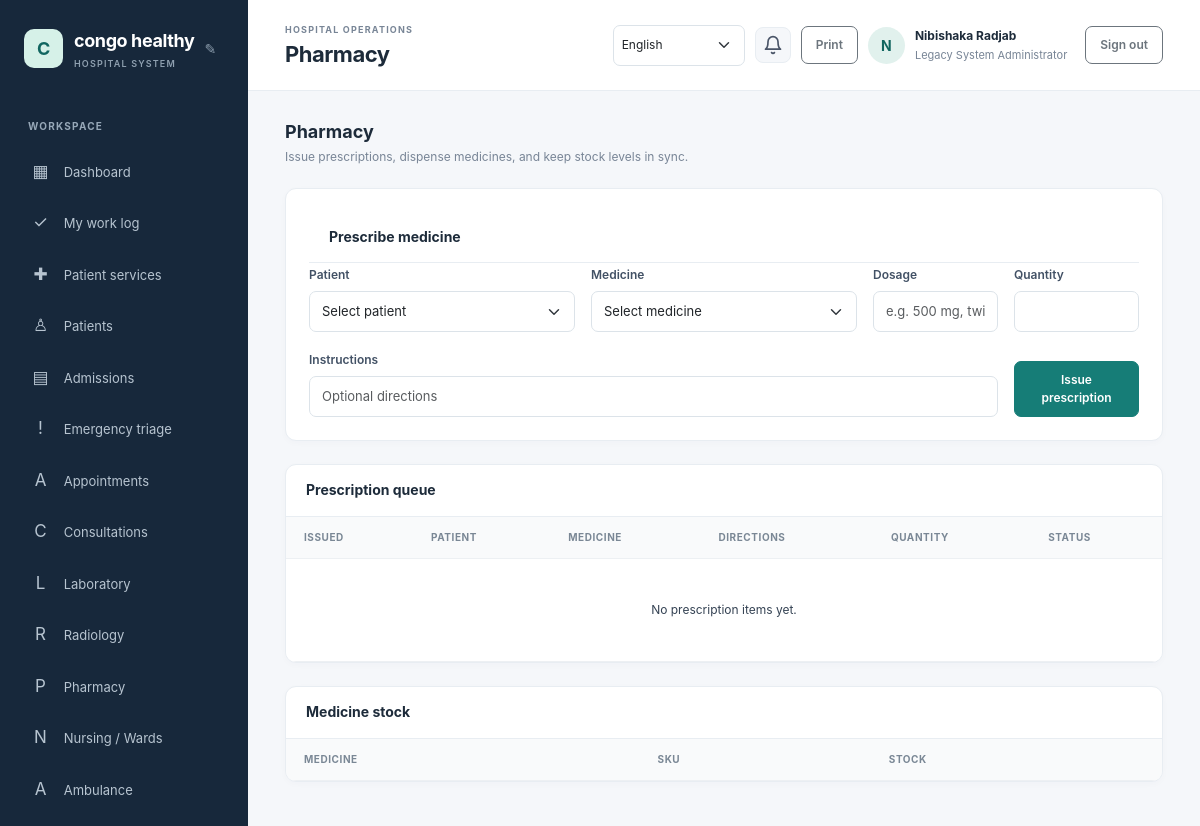
Page /pharmacy/index.php (signed in) on the committed database.
### tables this page shows
CREATE TABLE `hospital_settings` (
  `setting_key` varchar(80) NOT NULL,
  `setting_value` text NOT NULL,
  `updated_at` timestamp NOT NULL DEFAULT current_timestamp() ON UPDATE current_timestamp()
);

CREATE TABLE `users` (
  `id` bigint(20) UNSIGNED NOT NULL,
  `role_id` tinyint(3) UNSIGNED NOT NULL,
  `full_name` varchar(160) NOT NULL,
  `email` varchar(190) NOT NULL,
  `password_hash` varchar(255) NOT NULL,
  `is_active` tinyint(1) NOT NULL DEFAULT 1,
  `payment_method` enum('bank_transfer','mobile_money','paypal','other') DEFAULT NULL,
  `payment_details` varchar(255) DEFAULT NULL,
  `last_login_at` datetime DEFAULT NULL,
  `created_at` timestamp NOT NULL DEFAULT current_timestamp()
);

CREATE TABLE `roles` (
  `id` tinyint(3) UNSIGNED NOT NULL,
  `role_key` varchar(40) NOT NULL,
  `name` varchar(80) NOT NULL
);

### config/database.php (called while the page is built, shortened)
<?php
$host = getenv('DB_HOST') ?: '127.0.0.1';
$port = getenv('DB_PORT') ?: '3306';
$name = getenv('DB_NAME') ?: 'hospital_management';
$user = getenv('DB_USER') ?: 'root';
$password = getenv('DB_PASSWORD') ?: '';
try {
    $pdo = new PDO(
        "mysql:host={$host};port={$port};dbname={$name};charset=utf8mb4",
        $user,
        $password,
        [
            PDO::ATTR_ERRMODE => PDO::ERRMODE_EXCEPTION,
            PDO::ATTR_DEFAULT_FETCH_MODE => PDO::FETCH_ASSOC,
            PDO::ATTR_EMULATE_PREPARES => false,
        ]
    );
} catch (PDOException $exception) {
    error_log('Database connection failed: ' . $exception->getMessage());
    http_response_code(500);
    exit('Database connection failed. Check the database settings and import database/schema.sql.');
}
return $pdo;

### includes/functions.php (called while the page is built, shortened)
<?php
function e(?string $value): string
{
    return htmlspecialchars($value ?? '', ENT_QUOTES | ENT_SUBSTITUTE, 'UTF-8');
}
function get_hospital_name(): string
{
    global $pdo;
    static $name = null;
    if ($name === null) {
        try {
            $name = (string) $pdo->query(
                "SELECT setting_value FROM hospital_settings WHERE setting_key = 'hospital_name'"
            )->fetchColumn();
        } catch (\Throwable) {
            $name = 'KivuCare';
        }
    }
    return $name;
}

### includes/auth.php (called while the page is built, shortened)
<?php
require_once __DIR__ . '/bootstrap.php';
function require_login(): void
{
    global $pdo;
    $statement = $pdo->prepare(
        'SELECT u.is_active, r.id AS role_id, r.role_key, r.name AS role_name
         FROM users u JOIN roles r ON r.id = u.role_id WHERE u.id = :id'
    );
    $statement->execute(['id' => $_SESSION['user']['id']]);
}
function has_permission(string $permissionKey): bool
{
    static $permissionsByRole = [];
    $roleId = (int) (current_user()['role_id'] ?? 0);
    if (!isset($permissionsByRole[$roleId])) {
        global $pdo;
        $statement = $pdo->prepare(
            'SELECT p.permission_key
             FROM role_permissions rp
             JOIN permissions p ON p.id = rp.permission_id
             WHERE rp.role_id = :role_id'
        );
        $statement->execute(['role_id' => $roleId]);
        $permissionsByRole[$roleId] = array_fill_keys(
            array_column($statement->fetchAll(), 'permission_key'),
            true
        );
    }
    return isset($permissionsByRole[$roleId][$permissionKey]);
}
function current_user(): array
{
    return $_SESSION['user'] ?? [];
}

### pharmacy/index.php (the view, shortened to what this page needs)
<?php
require_once __DIR__.'/../includes/auth.php';require_login();
$canPrescribe=has_permission('prescriptions.create');$canDispense=has_permission('pharmacy.dispense');
$doctorId=null;
$visits=[];
$query='SELECT pi.id,pi.dosage,pi.quantity,pi.instructions,m.name,m.unit,m.sku,p.id AS prescription_id,p.created_at,pt.id AS patient_id,pt.patient_no,pt.first_name,pt.last_name,u.full_name AS doctor_name,pd.id AS dispensed_id,pd.dispensed_at,ph.full_name AS pharmacist FROM prescription_items pi JOIN prescriptions p ON p.id=pi.prescription_id JOIN patients pt ON pt.id=p.patient_id JOIN medicines m ON m.id=pi.medicine_id LEFT JOIN doctors d ON d.id=p.doctor_id LEFT JOIN users u ON u.id=d.user_id LEFT JOIN prescription_dispensations pd ON pd.prescription_item_id=pi.id LEFT JOIN users ph ON ph.id=pd.dispensed_by';
$query.=' ORDER BY p.created_at DESC LIMIT 300';$items=$pdo->query($query)->fetchAll();
$pageTitle='Pharmacy';require __DIR__.'/../includes/header.php';?>
<div class="page-heading"><div><h2>Pharmacy</h2><p>Issue prescriptions, dispense medicines, and keep stock levels in sync.</p></div></div>
<?php if($canPrescribe):?><section class="content-card form-card mt-0"><div class="card-heading"><h3>Prescribe medicine</h3></div><form method="post" class="row g-3"><?=csrf_field()?><input type="hidden" name="action" value="prescribe"><?php if($doctorId): ?><div class="col-md-4"><label class="form-label">Your consultation</label><select class="form-select" name="visit_id" required><option value="">Select your consultation</option><?php foreach($visits as $v): ?><option value="<?= (int)$v['id'] ?>"><?= e(date('M j, Y',strtotime($v['visited_at'])).' - '.$v['patient_no'].' - '.$v['last_name'].', '.$v['first_name']) ?></option><?php endforeach; ?></select></div><?php else: ?><div class="col-md-4"><label class="form-label">Patient</label><select class="form-select" name="patient_id" required><option value="">Select patient</option><?php foreach($patients as $p): ?><option value="<?= (int)$p['id'] ?>"><?= e($p['patient_no'].' - '.$p['last_name'].', '.$p['first_name']) ?></option><?php endforeach; ?></select></div><?php endif; ?><div class="col-md-4"><label class="form-label">Medicine</label><select class="form-select" name="medicine_id" required><option value="">Select medicine</option><?php foreach($medicines as $m):?><option value="<?= (int)$m['id']?>"><?=e($m['name'].' · '.$m['sku'])?></option><?php endforeach;?></select></div><div class="col-md-2"><label class="form-label">Dosage</label><input class="form-control" name="dosage" maxlength="120" placeholder="e.g. 500 mg, twice daily" required></div><div class="col-md-2"><label class="form-label">Quantity</label><input class="form-control" name="quantity" type="number" min="1" max="10000" required></div><div class="col-md-10"><label class="form-label">Instructions</label><input class="form-control" name="instructions" maxlength="255" placeholder="Optional directions"></div><div class="col-md-2 d-flex align-items-end"><button class="btn btn-primary w-100">Issue prescription</button></div></form></section><?php endif;?>
<section class="content-card"><div class="card-heading"><h3>Prescription queue</h3></div><div class="table-responsive"><table class="table"><thead><tr><th>Issued</th><th>Patient</th><th>Medicine</th><th>Directions</th><th>Quantity</th><th>Status</th></tr></thead><tbody><?php if(!$items):?><tr><td class="empty-state" colspan="6">No prescription items yet.</td></tr><?php endif;?></tbody></table></div></section>
<?php if(has_permission('medicines.view')):?><section class="content-card"><div class="card-heading"><h3>Medicine stock</h3></div><div class="table-responsive"><table class="table"><thead><tr><th>Medicine</th><th>SKU</th><th>Stock</th></tr></thead></table></div></section><?php endif;?>
<?php require __DIR__.'/../includes/footer.php';?>

### includes/header.php (shortened to what this page needs)
<?php
$pageTitle = $pageTitle ?? 'Dashboard';
$user = current_user();
$_hospitalName = get_hospital_name();
?>
<!doctype html>
<html lang="en">
<head>
    <link href="https://cdn.jsdelivr.net/npm/bootstrap@5.3.3/dist/css/bootstrap.min.css" rel="stylesheet">
    <link href="/hospital%20management/assets/css/app.css" rel="stylesheet">
</head>
<body>
<div class="app-shell">
    <aside class="sidebar" id="workspace-menu" aria-label="Workspace navigation">
        <div class="brand-wrap">
            <a class="brand" href="/hospital%20management/dashboard.php"><span class="brand-mark"><?= e(strtoupper(substr($_hospitalName, 0, 1))) ?></span><span><?= e($_hospitalName) ?><small>HOSPITAL SYSTEM</small></span></a>
            <?php if (has_permission('settings.manage') || ($user['role_key'] ?? '') === 'hospital_admin'): ?>
            <button id="brand-edit-btn" class="brand-edit-btn" title="Edit hospital name">&#9998;</button>
            <?php endif; ?>
        </div>
        <div class="nav-label">WORKSPACE</div>
        <nav class="nav flex-column">
            <a class="nav-link" href="/hospital%20management/dashboard.php"><span>▦</span> Dashboard</a>
            <?php if (has_permission('work_logs.view_own')): ?>
                <a class="nav-link" href="/hospital%20management/work-log/index.php"><span>✓</span> My work log</a>
            <?php endif; ?>
            <?php if (has_permission('patient_services.view_own') || has_permission('patient_services.view_all')): ?>
                <a class="nav-link" href="/hospital%20management/patient-services/index.php"><span>✚</span> Patient services</a>
            <?php endif; ?>
            <?php if (has_permission('patients.view')): ?>
                <a class="nav-link" href="/hospital%20management/patient/index.php"><span>♙</span> Patients</a>
            <?php endif; ?>
            <?php if (has_permission('admissions.view')): ?>
                <a class="nav-link" href="/hospital%20management/admission/index.php"><span>▤</span> Admissions</a>
            <?php endif; ?>
            <?php if (has_permission('triage.view')): ?>
                <a class="nav-link" href="/hospital%20management/emergency/index.php"><span>!</span> Emergency triage</a>
            <?php endif; ?>
            <?php if (has_permission('appointments.view')): ?>
                <a class="nav-link" href="/hospital%20management/appointments/index.php"><span>A</span> Appointments</a>
            <?php endif; ?>
            <?php if (has_permission('visits.view')): ?>
                <a class="nav-link" href="/hospital%20management/consultations/index.php"><span>C</span> Consultations</a>
            <?php endif; ?>
            <?php if (has_permission('lab.requests.view') || has_permission('lab.results.view')): ?>
                <a class="nav-link" href="/hospital%20management/laboratory/index.php"><span>L</span> Laboratory</a>
            <?php endif; ?>
            <?php if (has_permission('radiology.requests.view') || has_permission('radiology.results.manage')): ?>
                <a class="nav-link" href="/hospital%20management/radiology/index.php"><span>R</span> Radiology</a>
            <?php endif; ?>
            <?php if (has_permission('prescriptions.create') || has_permission('prescriptions.view') || has_permission('pharmacy.dispense')): ?>
                <a class="nav-link" href="/hospital%20management/pharmacy/index.php"><span>P</span> Pharmacy</a>
            <?php endif; ?>
            <?php if (has_permission('nursing_notes.manage')): ?>
                <a class="nav-link" href="/hospital%20management/nursing/index.php"><span>N</span> Nursing / Wards</a>
            <?php endif; ?>
            <?php if (has_permission('ambulance.manage') || has_permission('ambulance.requests.create') || has_permission('emergency_requests.view')): ?>
                <a class="nav-link" href="/hospital%20management/ambulance/index.php"><span>A</span> Ambulance</a>
            <?php endif; ?>
            <?php if (has_permission('billing.overview') || has_permission('billing.view') || has_permission('invoices.manage') || has_permission('payments.manage') || has_permission('financial_reports.view')): ?>
                <a class="nav-link" href="/hospital%20management/billing/index.php"><span>$</span> Billing</a>
            <?php endif; ?>
        </nav>
    </aside>
    <main class="main-content">
        <header class="topbar">
            <div class="topbar-heading">
                <div>
                    <div class="eyebrow">HOSPITAL OPERATIONS</div>
                    <h1><?= e($pageTitle) ?></h1>
                </div>
            </div>
            <div class="user-menu">
                <?= render_language_switcher() ?>
                <div class="notif-bell no-print" id="notifBell" title="Notifications" role="button" tabindex="0" aria-haspopup="true" aria-expanded="false">
                    <svg class="notif-icon" xmlns="http://www.w3.org/2000/svg" width="20" height="20" viewBox="0 0 24 24" fill="none" stroke="currentColor" stroke-width="2" stroke-linecap="round" stroke-linejoin="round" aria-hidden="true"><path d="M18 8A6 6 0 0 0 6 8c0 7-3 9-3 9h18s-3-2-3-9"/><path d="M13.73 21a2 2 0 0 1-3.46 0"/></svg>
                </div>
                <button class="btn btn-sm btn-outline-secondary print-page no-print" type="button" onclick="window.print()">Print</button>
                <a class="avatar no-print" href="/hospital%20management/profile.php" title="Edit profile"><?= e(strtoupper(substr($user['full_name'] ?? 'U', 0, 1))) ?></a>
                <a class="user-detail no-print" href="/hospital%20management/profile.php"><strong><?= e($user['full_name'] ?? '') ?></strong><span><?= e($user['role_name'] ?? '') ?></span></a>
                <form method="post" action="/hospital%20management/logout.php" class="ms-2">
                    <button class="btn btn-sm btn-outline-secondary" type="submit">Sign out</button>
                </form>
            </div>
        </header>
        <section class="page-body">

### rows in the picture
hospital_settings: setting_value "C", setting_value "congo healthy"
users: role.name "Legacy System Administrator"

### other values in the picture
$pageTitle "Pharmacy"
substr($user['full_name'] ?? 'U', 0, 1) "N"
$user['full_name'] "Nibishaka Radjab"
form field lang "English"
